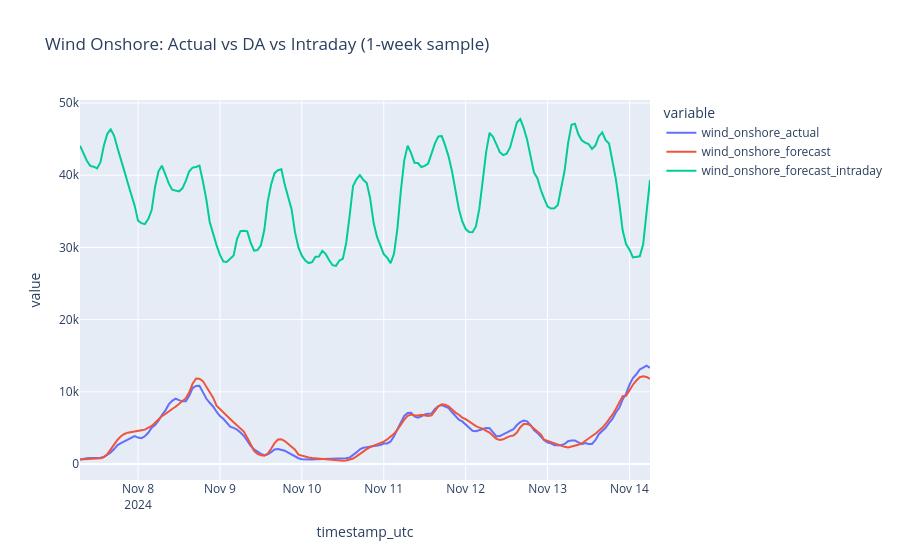
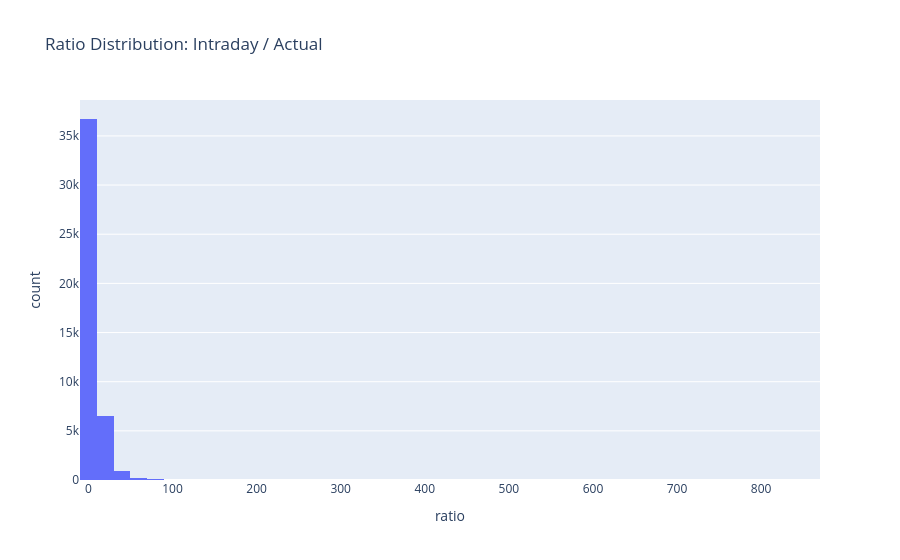

Notebook code cell kept with these figures, in order:
### Code cell
# Step 4: Visualization
# 1-week sample (random window)
if "timestamp_utc" in _df.columns:
    sample = (
        _df.select(["timestamp_utc", "wind_onshore_actual", "wind_onshore_forecast", "wind_onshore_forecast_intraday"])
           .drop_nulls()
    )
    if sample.height > 0:
        ts_min = sample.select(pl.col("timestamp_utc").min()).item()
        ts_max = sample.select(pl.col("timestamp_utc").max()).item()
        rng = np.random.default_rng(42)
        start = ts_min + (ts_max - ts_min) * rng.random()
        end = start + pl.duration(days=7)
        window = sample.filter(pl.col("timestamp_utc").is_between(start, end))
        if window.height == 0:
            window = sample.head(168)
        fig = px.line(window.to_pandas(), x="timestamp_utc",
                      y=["wind_onshore_actual", "wind_onshore_forecast", "wind_onshore_forecast_intraday"],
                      title="Wind Onshore: Actual vs DA vs Intraday (1-week sample)")
        fig.show()

# Histogram of ratios
ratios = ratio_df.select("ratio").to_pandas()
fig = px.histogram(ratios, x="ratio", nbins=60, title="Ratio Distribution: Intraday / Actual")
fig.show()

### Figure 1 — Plotly figure (JSON) as saved in the notebook; plotly's stock layout.template omitted (floating-point values rounded to 4 significant figures; data arrays with more than 128 entries replaced by an {"elided": "..."} marker saying what was removed)
{"data": [{"hovertemplate": "variable=wind_onshore_actual<br>timestamp_utc=%{x}<br>value=%{y}<extra></extra>", "legendgroup": "wind_onshore_actual", "line": {"color": "#636efa", "dash": "solid"}, "marker": {"symbol": "circle"}, "mode": "lines", "name": "wind_onshore_actual", "orientation": "v", "showlegend": true, "type": "scatter", "x": {"elided": "168 str values"}, "xaxis": "x", "y": {"elided": "168 float values"}, "yaxis": "y"}, {"hovertemplate": "variable=wind_onshore_forecast<br>timestamp_utc=%{x}<br>value=%{y}<extra></extra>", "legendgroup": "wind_onshore_forecast", "line": {"color": "#EF553B", "dash": "solid"}, "marker": {"symbol": "circle"}, "mode": "lines", "name": "wind_onshore_forecast", "orientation": "v", "showlegend": true, "type": "scatter", "x": {"elided": "168 str values"}, "xaxis": "x", "y": {"elided": "168 float values"}, "yaxis": "y"}, {"hovertemplate": "variable=wind_onshore_forecast_intraday<br>timestamp_utc=%{x}<br>value=%{y}<extra></extra>", "legendgroup": "wind_onshore_forecast_intraday", "line": {"color": "#00cc96", "dash": "solid"}, "marker": {"symbol": "circle"}, "mode": "lines", "name": "wind_onshore_forecast_intraday", "orientation": "v", "showlegend": true, "type": "scatter", "x": {"elided": "168 str values"}, "xaxis": "x", "y": {"elided": "168 float values"}, "yaxis": "y"}], "layout": {"legend": {"title": {"text": "variable"}, "tracegroupgap": 0}, "title": {"text": "Wind Onshore: Actual vs DA vs Intraday (1-week sample)"}, "xaxis": {"anchor": "y", "domain": [0, 1], "title": {"text": "timestamp_utc"}}, "yaxis": {"anchor": "x", "domain": [0, 1], "title": {"text": "value"}}}}

### Figure 2 — Plotly figure (JSON) as saved in the notebook; plotly's stock layout.template omitted (floating-point values rounded to 4 significant figures; data arrays with more than 128 entries replaced by an {"elided": "..."} marker saying what was removed)
{"data": [{"bingroup": "x", "hovertemplate": "ratio=%{x}<br>count=%{y}<extra></extra>", "legendgroup": "", "marker": {"color": "#636efa", "pattern": {"shape": ""}}, "name": "", "nbinsx": 60, "orientation": "v", "showlegend": false, "type": "histogram", "x": {"elided": "44569 float values"}, "xaxis": "x", "yaxis": "y"}], "layout": {"barmode": "relative", "legend": {"tracegroupgap": 0}, "title": {"text": "Ratio Distribution: Intraday / Actual"}, "xaxis": {"anchor": "y", "domain": [0, 1], "title": {"text": "ratio"}}, "yaxis": {"anchor": "x", "domain": [0, 1], "title": {"text": "count"}}}}
